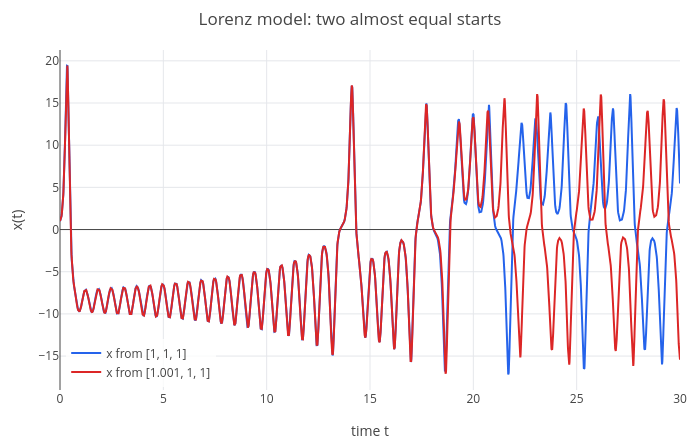

This figure's notebook cell:
### Markdown cell above
The difference of $0.0001$ roughly doubles every year; after about 15 years the two runs are unrelated. To predict 15
years ahead you would need to know the start to 4 decimals, for 30 years to 8 decimals: long-term prediction is
impossible in practice, although the rule is exact.

### The Lorenz butterfly

In 1963 the meteorologist Edward Lorenz simplified a model of air convection to three equations for $x, y, z$:

$$x' = 10(y - x), \qquad y' = x(28 - z) - y, \qquad z' = xy - \tfrac83 z.$$

He restarted a computer run from printed numbers rounded to 3 decimals and found a completely different weather after
a while. `odeplot` (explained argument by argument in [foundations lesson 8](../foundations/08-differential-equations.ipynb))
draws two solutions from starts that differ by $0.001$ in $x$; across is the time $t$, up is $x(t)$:

### Code cell
lor = [10*(y - x), x*(28 - z) - y, x*y - 8/3*z];
p = odeplot(lor, [x y z], t, [1 1 1; 1.001 1 1], 0, 30, [t x]);
labels(title(p, "Lorenz model: two almost equal starts"), "time t", "x(t)")

### Figure 1 — Plotly figure (JSON) as saved in the notebook; plotly's stock layout.template omitted (floating-point values rounded to 4 significant figures; data arrays with more than 128 entries replaced by an {"elided": "..."} marker saying what was removed)
{"data": [{"line": {"color": "#2563eb", "width": 2}, "mode": "lines", "name": "x from [1, 1, 1]", "type": "scatter", "x": {"elided": "2688 float values"}, "y": {"elided": "2688 float values"}}, {"line": {"color": "#dc2626", "width": 2}, "mode": "lines", "name": "x from [1.001, 1, 1]", "type": "scatter", "x": {"elided": "2690 float values"}, "y": {"elided": "2690 float values"}}], "layout": {"height": 440, "legend": {"bgcolor": "rgba(255,255,255,0.8)", "x": 0.01, "xanchor": "left", "y": 0.01, "yanchor": "bottom"}, "margin": {"b": 50, "l": 60, "r": 20, "t": 50}, "showlegend": true, "title": {"text": "Lorenz model: two almost equal starts"}, "width": 700, "xaxis": {"title": {"text": "time t"}, "zeroline": true}, "yaxis": {"range": [-19.02, 21.28], "title": {"text": "x(t)"}, "zeroline": true}}}
